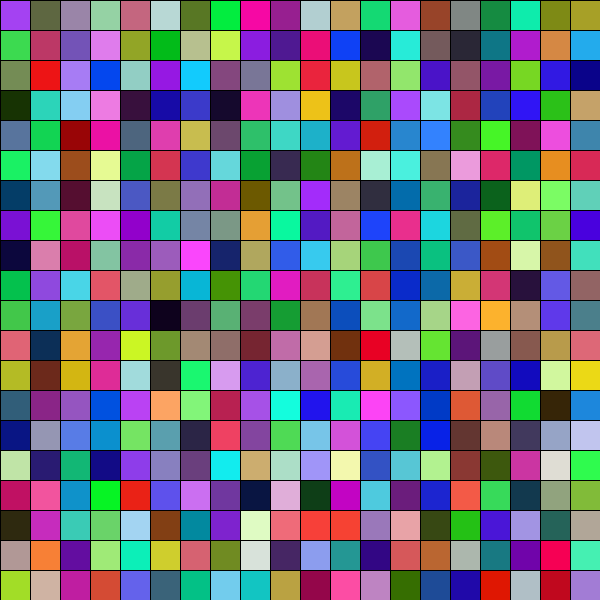
Frame 1 (no input)
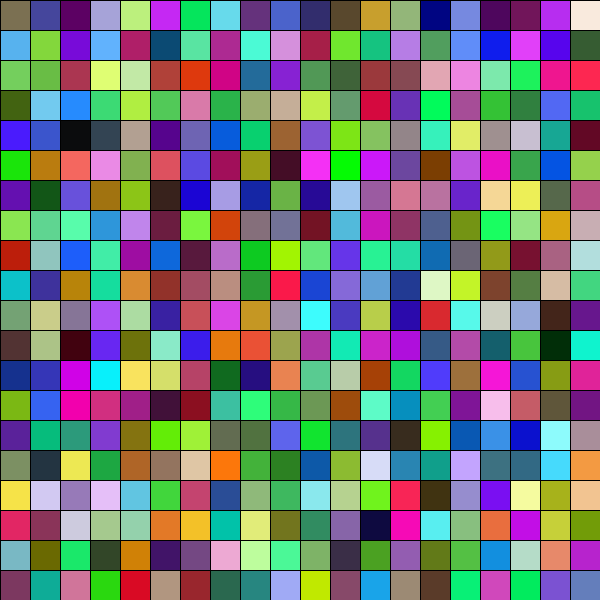
Frame 60 (the mouse pressed at the canvas centre just before this capture)
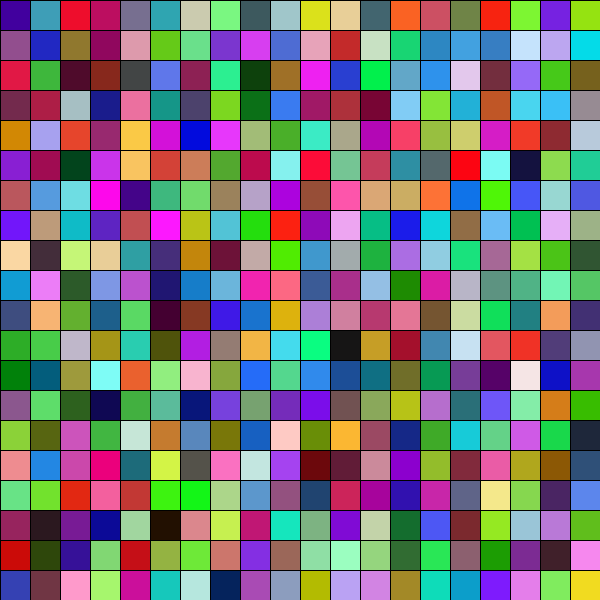
Frame 120 (the mouse held since frame 60 and released just before this capture)

The Processing sketch that drew these frames (run headless with seeded random() and noise(); from frame 60 on, the mouse is pressed at the canvas centre):

// Processing sketch: sample_07_box_drawing
// ── sample_07_box_drawing.pde
void setup(){
  size(600, 600);
  background(0);
}

void draw(){
  for(int i=0; i<width/30; i=i+1){
    for(int j=0; j<height/30; j=j+1){
      fill(random(255), random(255), random(255));
      rect(30*i, 30*j, 30, 30);
    }
  }
}
